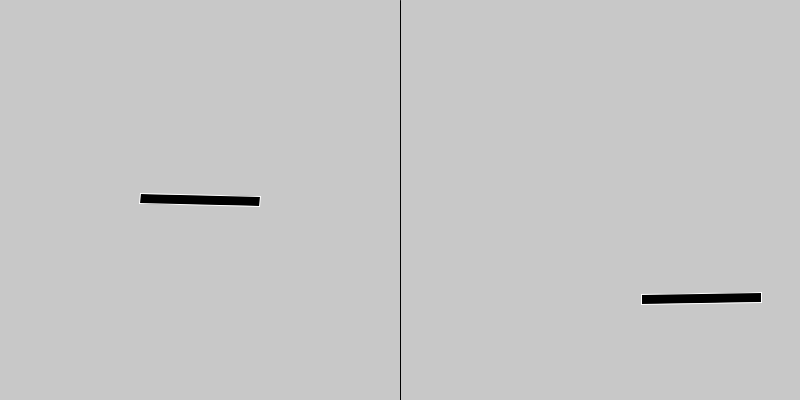
Frame 1 (no input)
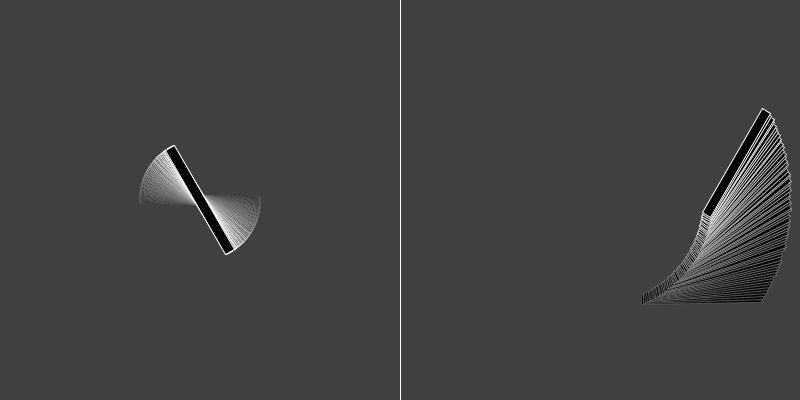
Frame 60 (the mouse pressed at the canvas centre just before this capture)
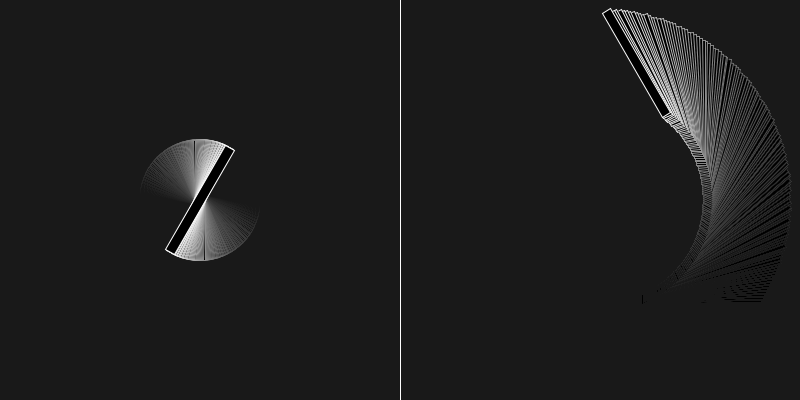
Frame 120 (the mouse held since frame 60 and released just before this capture)

The Processing sketch that drew these frames (run headless with seeded random() and noise(); from frame 60 on, the mouse is pressed at the canvas centre):

// Processing sketch: object_space_versus_world_space
// ── object_space_versus_world_space.pde
// object space vs world space
float x, y, w = 120, h = 10;
void setup(){
  size(800, 400);
  smooth();
  rectMode(CENTER);
}
void draw(){
  // paint background
  fill(0, 5);
  rect(width/2-1, height/2-1, width+2, height+2);
  // divide canvas
  line(width/2, 0, width/2, height);
  stroke(255);
  fill(0);
  // rotate around object origin
  pushMatrix();
  // translate world space
  translate(width*.25, height/2);
  rotate(frameCount*PI/180);
  // center at object origin
  x = 0;
  y = 0;
  rect(x, y, w, h);
  popMatrix();
  // rotate with object offset
  pushMatrix();
  // translate world space
  translate(width*.75, height/2);
  rotate(-frameCount*PI/180);
  // offset object space by 100, 100
  x = 100;
  y = 100;
  rect(x, y, w, h);
  popMatrix();
}
